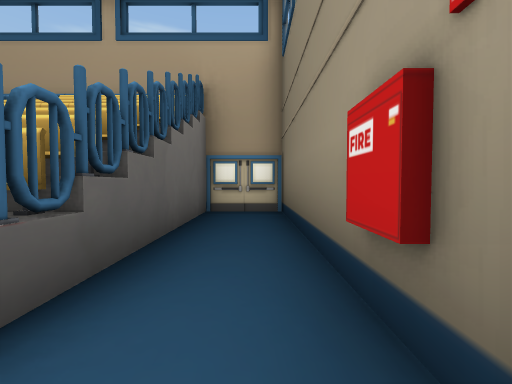
[1] (above)

15 first-person views from a walk through a 3-D level made in the Unity game engine. The camera is 1.4 m above the floor, tilts 2° down and sees 90° across. The floor is counted in squares, 2 m on a side. Each view is taken from the middle of a square. On the plan, view 1 faces up. The plan holds only what a view shows up to about 9 squares ahead; the rest is blank. The player character is not drawn. Some surface patterns are stand-ins.

[2]
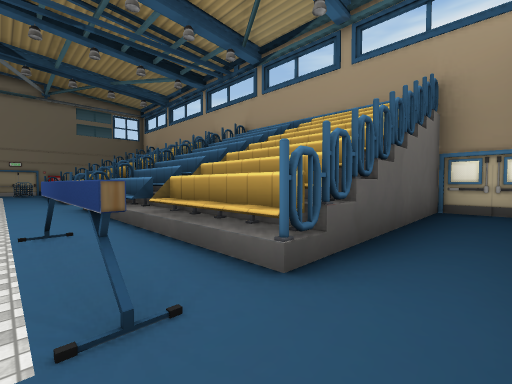

[3]
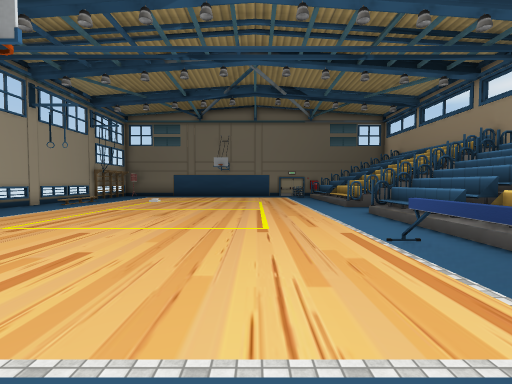

[4]
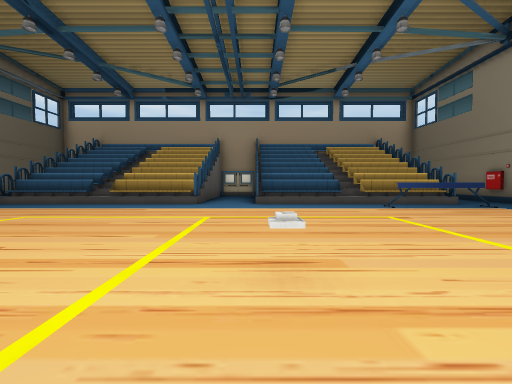

[5]
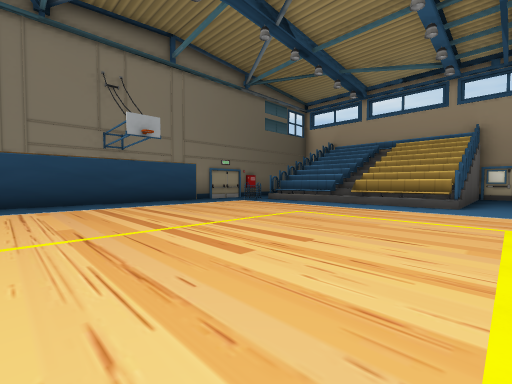

[6]
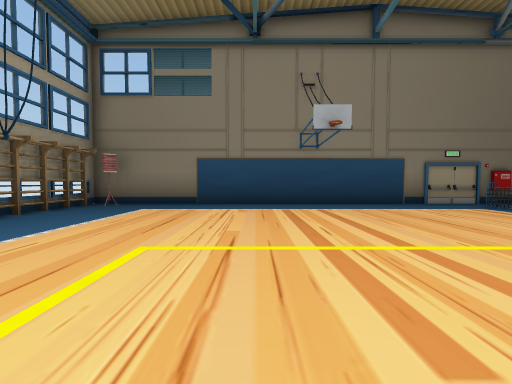

[7]
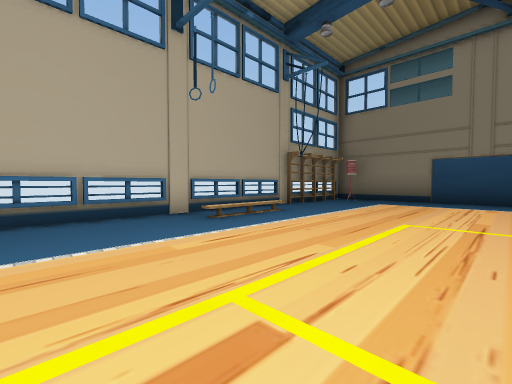

[8]
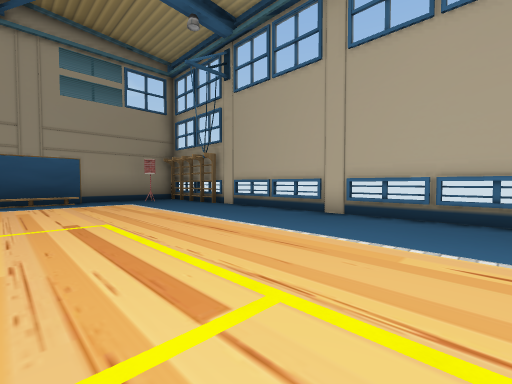

[9]
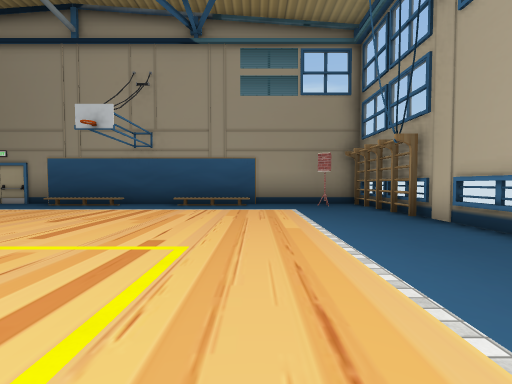

[10]
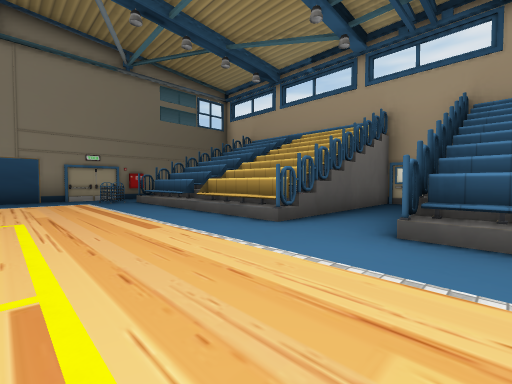

[11]
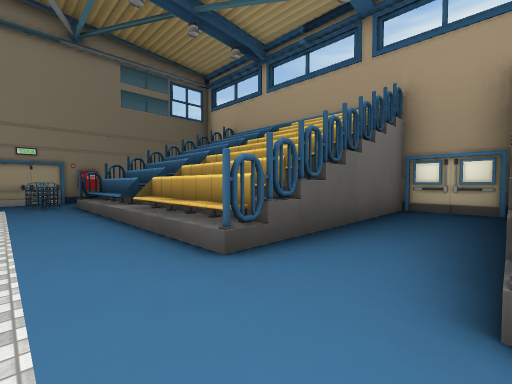

[12]
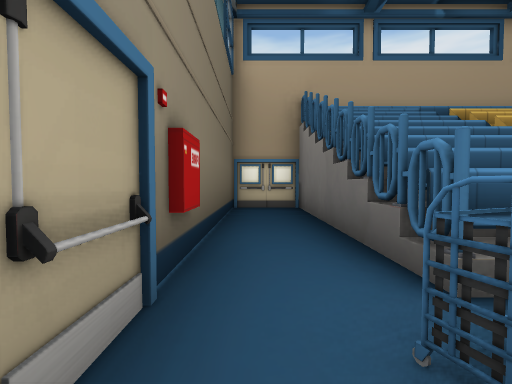

[13]
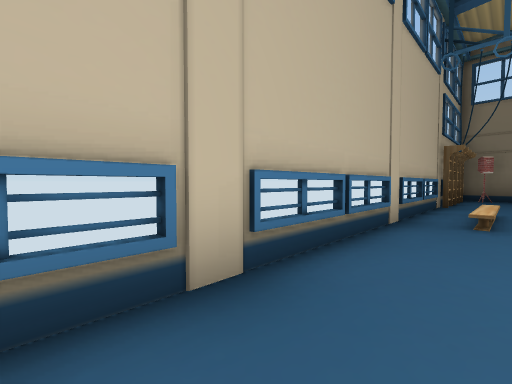

[14]
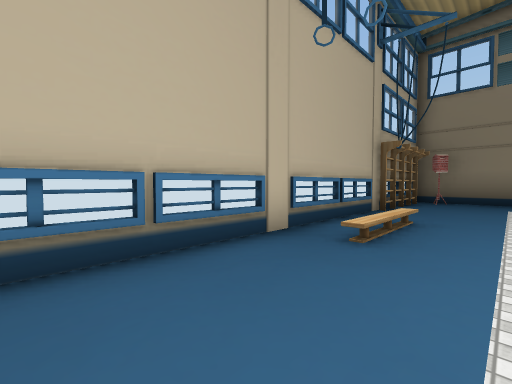

[15]
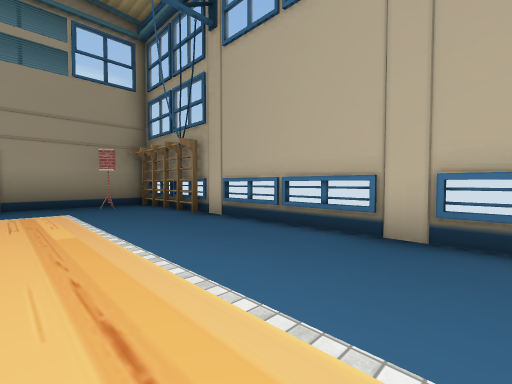

### Floor plan
Points are (right, up) in squares from view 1. A wall is a line through its corners. A room is listed if a view was taken in it or the views show most of it. See-through windows are left out.
Room 1 (view 1)
walls: (-1.1, 1.8) (-1.3, 1.1); (-1.1, 1.8) (-4.4, 1.8); (-1.1, 2.2) (-1.4, 1.1); (-1.1, 2.4) (-4.2, 2.4); (-1.4, 1.8) (-1.1, 0.8); (0.6, -0.4) (0.6, 6.3) (-4.5, 6.3); (-1.2, 6.4) (-1.2, 0.6)
low walls: (-1.4, 1.1) (-4.4, 1.1); (-1.5, 0.5) (-4.4, 0.5)
ways out: opening at (-5, 0) to room 2; opening at (-0.5, -1) to room 2
Room 2 (views 2, 3, 4, 5, 6, 7, 8, 9, 10, 11, 12, 13, 14, 15)
walls: (-9.9, 1.5) (-10.1, 1.1); (-9.9, 1.8) (-13.1, 1.8); (-9.8, 2.2) (-10.1, 1.1); (-5.1, 1.8) (-7.9, 1.8); (-2.6, -12.3) (0.6, -12.3) (0.6, -0.4); (-13.8, 1.8) (-16.7, 1.8); (-1.4, -0.7) (-4.1, -0.7); (-1.5, -12.5) (-0.9, -12.5); (-16.8, 0.2) (-17.3, 0) (-17.1, -0.6); (-16.8, 0.2) (-16.6, -0.3) (-17.2, -0.5); (-16.5, 1) (-16.8, 0.5); (-0.8, -12.5) (-0.1, -12.5); (-18, -12.3) (-14.9, -12.3); (0.1, -12.5) (0.6, -12.5); (-18.7, 0.6) (-18.7, -12.5) (-1.6, -12.5); (-10, 6.4) (-10, 0.5); (-4.5, 6.3) (-13.5, 6.3)
low walls: (-10, 0.5) (-16.6, 0.5); (-10.1, 1.1) (-13, 1.1); (-4.4, 0.5) (-8.1, 0.5); (-5.1, 1.1) (-8.1, 1.1); (-13.7, 1.1) (-16.7, 1.1)
ways out: opening at (-5, 0) to room 1; opening at (-0.5, -1) to room 1; opening at (-18, 0) to room 3
objects: other object (-8, -6)
Room 3 (no view inside)
walls: (-16.7, 1.1) (-16.9, 1.5); (-16.8, 0.5) (-16.8, 6.4); (-16.6, 0.5) (-16.9, 1.5); (-13.8, 2.4) (-16.7, 2.4); (-13.5, 6.3) (-18.7, 6.3) (-18.7, 0.6)
ways out: opening at (-18, 0) to room 2

Positions as (right, up) in squares from view 1, and headings:
1: (0, 0), facing up
2: (0, -1), facing up-left
3: (0, -3), facing left
4: (-8, -8), facing up
5: (-9, -8), facing up-left
6: (-10, -7), facing left
7: (-8, -7), facing down-left
8: (-10, -7), facing down-right
9: (-8, -9), facing right
10: (-7, -3), facing up-left
11: (-8, -1), facing up-left
12: (-18, -1), facing up
13: (-6, -11), facing down-left
14: (-8, -10), facing down-left
15: (-8, -9), facing down-right
